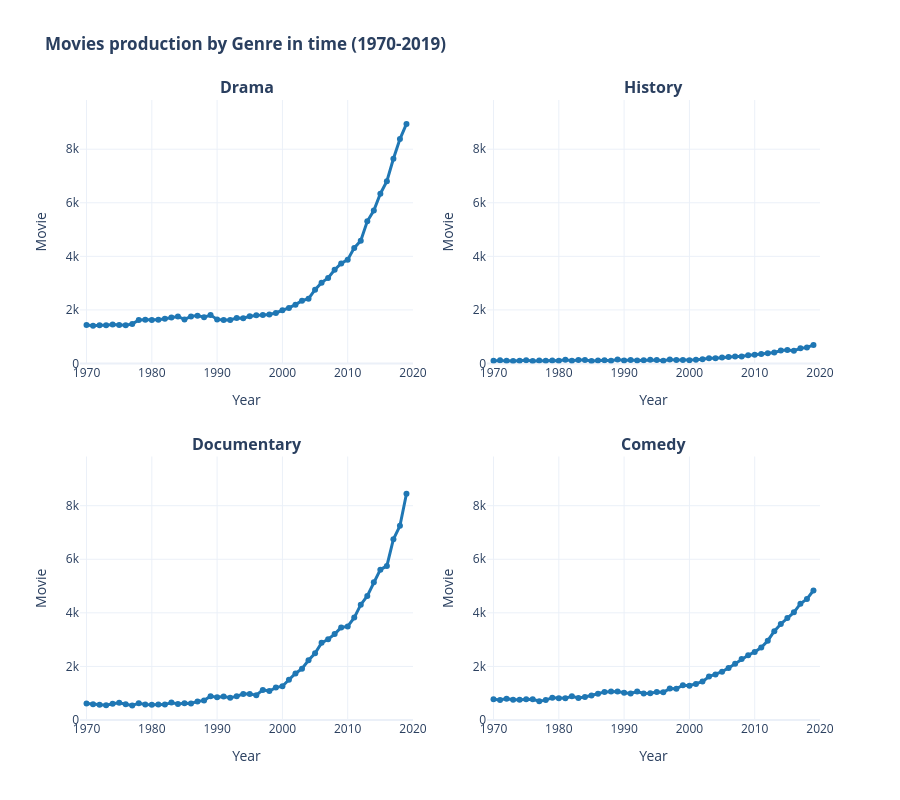

Write notebook code for a chart like this one.
### Markdown cell above
### Movies production by Genre in time (1970-2019)

### Code cell
fig1 = make_subplots(
    rows=2, cols=2,
    subplot_titles=['<b>Drama</b>', '<b>History</b>', '<b>Documentary</b>', '<b>Comedy</b>'],
    vertical_spacing=0.15,
    horizontal_spacing=0.1
)

for idx, genre in enumerate(['Drama', 'History', 'Documentary', 'Comedy']):
    row, col = (idx // 2) + 1, (idx % 2) + 1
    genre_values = all_movies[all_movies['genre'] == genre]

    fig1.add_trace(
        go.Scatter(
            x=genre_values['year_int'],
            y=genre_values['num_films'],
            mode='lines+markers',
            line=dict(color='#1f77b4', width=3),
            marker=dict(size=6),
            showlegend=False,
            hovertemplate=f'<b>{genre} %{{x}}</b><br>Movie: %{{y}}<extra></extra>'
        ),
        row=row, col=col
    )

fig1.update_layout(
    title='<b>Movies production by Genre in time (1970-2019)</b>',
    height=800,
    hovermode="x unified",
    template='plotly_white'
)

for row in [1, 2]:
    for col in [1, 2]:
        fig1.update_yaxes(title_text="Movie", row=row, col=col, range=[0, y_max])
        fig1.update_xaxes(title_text="Year", row=row, col=col, range=[1969, 2020], dtick=10)

fig1.show()

### Figure 1 — Plotly figure (JSON) as saved in the notebook; plotly's stock layout.template omitted (floating-point values rounded to 4 significant figures)
{"data": [{"hovertemplate": "<b>Drama %{x}</b><br>Movie: %{y}<extra></extra>", "line": {"color": "#1f77b4", "width": 3}, "marker": {"size": 6}, "mode": "lines+markers", "showlegend": false, "x": [1970.0, 1971.0, 1972.0, 1973.0, 1974.0, 1975.0, 1976.0, 1977.0, 1978.0, 1979.0, 1980.0, 1981.0, 1982.0, 1983.0, 1984.0, 1985.0, 1986.0, 1987.0, 1988.0, 1989.0, 1990.0, 1991.0, 1992.0, 1993.0, 1994.0, 1995.0, 1996.0, 1997.0, 1998.0, 1999.0, 2000.0, 2001.0, 2002.0, 2003.0, 2004.0, 2005.0, 2006.0, 2007.0, 2008.0, 2009.0, 2010.0, 2011.0, 2012.0, 2013.0, 2014.0, 2015.0, 2016.0, 2017.0, 2018.0, 2019.0], "y": [1435, 1405, 1429, 1425, 1455, 1434, 1427, 1474, 1625, 1637, 1624, 1637, 1672, 1720, 1755, 1646, 1759, 1787, 1729, 1808, 1647, 1628, 1627, 1698, 1693, 1760, 1798, 1815, 1828, 1887, 1988, 2076, 2197, 2343, 2419, 2756, 3018, 3191, 3499, 3734, 3877, 4316, 4584, 5309, 5710, 6339, 6805, 7643, 8376, 8942], "type": "scatter", "xaxis": "x", "yaxis": "y"}, {"hovertemplate": "<b>History %{x}</b><br>Movie: %{y}<extra></extra>", "line": {"color": "#1f77b4", "width": 3}, "marker": {"size": 6}, "mode": "lines+markers", "showlegend": false, "x": [1970.0, 1971.0, 1972.0, 1973.0, 1974.0, 1975.0, 1976.0, 1977.0, 1978.0, 1979.0, 1980.0, 1981.0, 1982.0, 1983.0, 1984.0, 1985.0, 1986.0, 1987.0, 1988.0, 1989.0, 1990.0, 1991.0, 1992.0, 1993.0, 1994.0, 1995.0, 1996.0, 1997.0, 1998.0, 1999.0, 2000.0, 2001.0, 2002.0, 2003.0, 2004.0, 2005.0, 2006.0, 2007.0, 2008.0, 2009.0, 2010.0, 2011.0, 2012.0, 2013.0, 2014.0, 2015.0, 2016.0, 2017.0, 2018.0, 2019.0], "y": [101, 117, 106, 97, 99, 122, 95, 109, 107, 109, 99, 137, 103, 127, 128, 97, 112, 121, 104, 149, 113, 131, 115, 122, 142, 127, 106, 147, 126, 126, 124, 137, 160, 194, 193, 225, 244, 262, 264, 311, 323, 356, 381, 408, 484, 507, 478, 565, 596, 693], "type": "scatter", "xaxis": "x2", "yaxis": "y2"}, {"hovertemplate": "<b>Documentary %{x}</b><br>Movie: %{y}<extra></extra>", "line": {"color": "#1f77b4", "width": 3}, "marker": {"size": 6}, "mode": "lines+markers", "showlegend": false, "x": [1970.0, 1971.0, 1972.0, 1973.0, 1974.0, 1975.0, 1976.0, 1977.0, 1978.0, 1979.0, 1980.0, 1981.0, 1982.0, 1983.0, 1984.0, 1985.0, 1986.0, 1987.0, 1988.0, 1989.0, 1990.0, 1991.0, 1992.0, 1993.0, 1994.0, 1995.0, 1996.0, 1997.0, 1998.0, 1999.0, 2000.0, 2001.0, 2002.0, 2003.0, 2004.0, 2005.0, 2006.0, 2007.0, 2008.0, 2009.0, 2010.0, 2011.0, 2012.0, 2013.0, 2014.0, 2015.0, 2016.0, 2017.0, 2018.0, 2019.0], "y": [615, 590, 570, 550, 604, 640, 589, 542, 628, 582, 566, 583, 576, 649, 601, 621, 620, 695, 727, 891, 845, 877, 833, 882, 975, 967, 926, 1122, 1084, 1211, 1261, 1503, 1737, 1917, 2231, 2492, 2879, 3013, 3206, 3456, 3493, 3822, 4305, 4631, 5146, 5613, 5752, 6747, 7247, 8443], "type": "scatter", "xaxis": "x3", "yaxis": "y3"}, {"hovertemplate": "<b>Comedy %{x}</b><br>Movie: %{y}<extra></extra>", "line": {"color": "#1f77b4", "width": 3}, "marker": {"size": 6}, "mode": "lines+markers", "showlegend": false, "x": [1970.0, 1971.0, 1972.0, 1973.0, 1974.0, 1975.0, 1976.0, 1977.0, 1978.0, 1979.0, 1980.0, 1981.0, 1982.0, 1983.0, 1984.0, 1985.0, 1986.0, 1987.0, 1988.0, 1989.0, 1990.0, 1991.0, 1992.0, 1993.0, 1994.0, 1995.0, 1996.0, 1997.0, 1998.0, 1999.0, 2000.0, 2001.0, 2002.0, 2003.0, 2004.0, 2005.0, 2006.0, 2007.0, 2008.0, 2009.0, 2010.0, 2011.0, 2012.0, 2013.0, 2014.0, 2015.0, 2016.0, 2017.0, 2018.0, 2019.0], "y": [774, 744, 797, 752, 753, 773, 774, 701, 742, 832, 811, 814, 882, 822, 856, 910, 981, 1048, 1066, 1066, 1016, 992, 1061, 989, 999, 1041, 1038, 1172, 1165, 1300, 1280, 1348, 1434, 1624, 1699, 1802, 1944, 2099, 2281, 2416, 2540, 2705, 2961, 3317, 3584, 3804, 4018, 4341, 4518, 4835], "type": "scatter", "xaxis": "x4", "yaxis": "y4"}], "layout": {"xaxis": {"anchor": "y", "domain": [0.0, 0.45], "title": {"text": "Year"}, "range": [1969, 2020], "dtick": 10}, "yaxis": {"anchor": "x", "domain": [0.575, 1.0], "title": {"text": "Movie"}, "range": [0, 9836]}, "xaxis2": {"anchor": "y2", "domain": [0.55, 1.0], "title": {"text": "Year"}, "range": [1969, 2020], "dtick": 10}, "yaxis2": {"anchor": "x2", "domain": [0.575, 1.0], "title": {"text": "Movie"}, "range": [0, 9836]}, "xaxis3": {"anchor": "y3", "domain": [0.0, 0.45], "title": {"text": "Year"}, "range": [1969, 2020], "dtick": 10}, "yaxis3": {"anchor": "x3", "domain": [0.0, 0.425], "title": {"text": "Movie"}, "range": [0, 9836]}, "xaxis4": {"anchor": "y4", "domain": [0.55, 1.0], "title": {"text": "Year"}, "range": [1969, 2020], "dtick": 10}, "yaxis4": {"anchor": "x4", "domain": [0.0, 0.425], "title": {"text": "Movie"}, "range": [0, 9836]}, "annotations": [{"font": {"size": 16}, "showarrow": false, "text": "<b>Drama</b>", "x": 0.225, "xanchor": "center", "xref": "paper", "y": 1.0, "yanchor": "bottom", "yref": "paper"}, {"font": {"size": 16}, "showarrow": false, "text": "<b>History</b>", "x": 0.775, "xanchor": "center", "xref": "paper", "y": 1.0, "yanchor": "bottom", "yref": "paper"}, {"font": {"size": 16}, "showarrow": false, "text": "<b>Documentary</b>", "x": 0.225, "xanchor": "center", "xref": "paper", "y": 0.425, "yanchor": "bottom", "yref": "paper"}, {"font": {"size": 16}, "showarrow": false, "text": "<b>Comedy</b>", "x": 0.775, "xanchor": "center", "xref": "paper", "y": 0.425, "yanchor": "bottom", "yref": "paper"}], "title": {"text": "<b>Movies production by Genre in time (1970-2019)</b>"}, "height": 800, "hovermode": "x unified"}}
